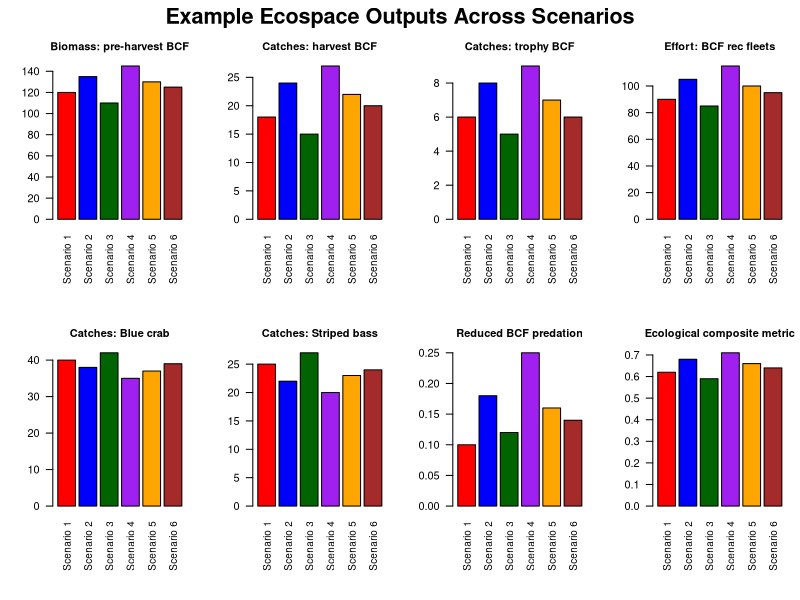

Reproduce this figure in R.
## -----------------------------------------------------------------------------
## Example multi-panel bar plots for Ecospace outputs

rm(list = ls())

## -----------------------------------------------------------------------------
## Example scenario names

scenario_names <- c(
  "Scenario 1",
  "Scenario 2",
  "Scenario 3",
  "Scenario 4",
  "Scenario 5",
  "Scenario 6"
)

## Set one color per scenario
scenario_colors <- c("red", "blue", "darkgreen", "purple", "orange", "brown")

## -----------------------------------------------------------------------------
## Example output data
## Rows = scenarios
## Columns = output metrics

plot_data <- data.frame(
  scenario = factor(scenario_names, levels = scenario_names),
  biomass_preharvest_bcf = c(120, 135, 110, 145, 130, 125),
  catches_harvest_bcf    = c( 18,  24,  15,  27,  22,  20),
  catches_trophy_bcf     = c(  6,   8,   5,   9,   7,   6),
  effort_bcf_rec_fleets  = c( 90, 105,  85, 115, 100,  95),
  catches_blue_crab      = c( 40,  38,  42,  35,  37,  39),
  catches_striped_bass   = c( 25,  22,  27,  20,  23,  24),
  reduced_bcf_predation  = c(0.10, 0.18, 0.12, 0.25, 0.16, 0.14),
  ecological_composite   = c(0.62, 0.68, 0.59, 0.71, 0.66, 0.64)
)

## -----------------------------------------------------------------------------
## Panel labels and matching column names

panel_info <- data.frame(
  col_name = c(
    "biomass_preharvest_bcf",
    "catches_harvest_bcf",
    "catches_trophy_bcf",
    "effort_bcf_rec_fleets",
    "catches_blue_crab",
    "catches_striped_bass",
    "reduced_bcf_predation",
    "ecological_composite"
  ),
  panel_title = c(
    "Biomass: pre-harvest BCF",
    "Catches: harvest BCF",
    "Catches: trophy BCF",
    "Effort: BCF rec fleets",
    "Catches: Blue crab",
    "Catches: Striped bass",
    "Reduced BCF predation",
    "Ecological composite metric"
  ),
  stringsAsFactors = FALSE
)

## -----------------------------------------------------------------------------
## Plot settings

par(
  mfrow = c(2, 4),
  mar   = c(7, 4, 3, 1),
  oma   = c(0, 0, 2, 0)
)

## -----------------------------------------------------------------------------
## Loop through panels

for(i in seq_len(nrow(panel_info))) {
  
  y_vals <- plot_data[[panel_info$col_name[i]]]
  
  bp <- barplot(
    height    = y_vals,
    names.arg = scenario_names,
    col       = scenario_colors,
    border    = "black",
    las       = 2,
    main      = panel_info$panel_title[i],
    ylab      = "",
    cex.names = 0.9,
    cex.main  = 1.0
  )
}

## -----------------------------------------------------------------------------
## Optional overall title

mtext(
  "Example Ecospace Outputs Across Scenarios",
  outer = TRUE,
  cex   = 1.3,
  font  = 2
)

## -----------------------------------------------------------------------------
## Reset plotting layout

par(mfrow = c(1, 1))
